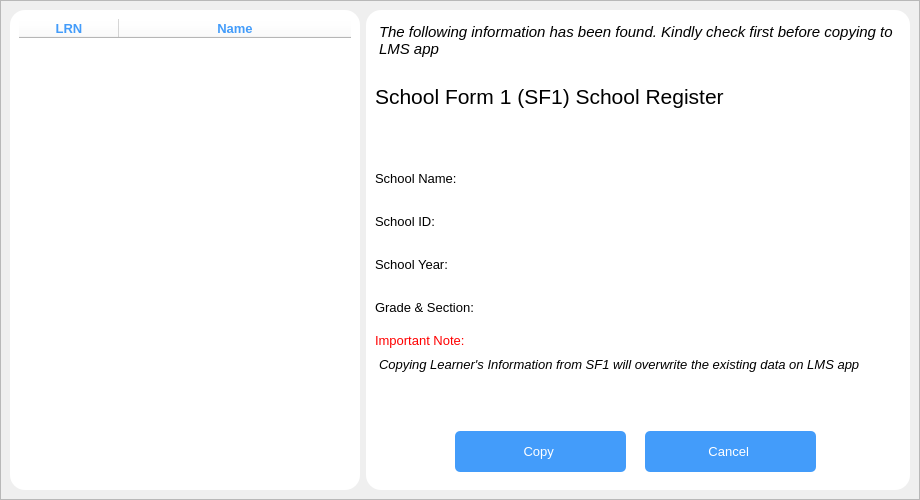
<?xml version="1.0" encoding="UTF-8"?>
<ui version="4.0">
 <class>openFileWindow</class>
 <widget class="QMainWindow" name="openFileWindow">
  <property name="geometry">
   <rect>
    <x>0</x>
    <y>0</y>
    <width>920</width>
    <height>500</height>
   </rect>
  </property>
  <property name="minimumSize">
   <size>
    <width>920</width>
    <height>500</height>
   </size>
  </property>
  <property name="maximumSize">
   <size>
    <width>920</width>
    <height>500</height>
   </size>
  </property>
  <property name="windowTitle">
   <string>MainWindow</string>
  </property>
  <widget class="QWidget" name="centralwidget">
   <layout class="QHBoxLayout" name="horizontalLayout">
    <property name="spacing">
     <number>0</number>
    </property>
    <property name="leftMargin">
     <number>0</number>
    </property>
    <property name="topMargin">
     <number>0</number>
    </property>
    <property name="rightMargin">
     <number>0</number>
    </property>
    <property name="bottomMargin">
     <number>0</number>
    </property>
    <item>
     <widget class="QStackedWidget" name="stackedWidget">
      <property name="currentIndex">
       <number>1</number>
      </property>
      <widget class="QWidget" name="notValidPage">
       <layout class="QHBoxLayout" name="horizontalLayout_2">
        <property name="spacing">
         <number>0</number>
        </property>
        <property name="leftMargin">
         <number>0</number>
        </property>
        <property name="topMargin">
         <number>0</number>
        </property>
        <property name="rightMargin">
         <number>0</number>
        </property>
        <property name="bottomMargin">
         <number>0</number>
        </property>
        <item>
         <widget class="QFrame" name="notValidFrame">
          <property name="styleSheet">
           <string notr="true">QFrame{
	background-color: rgb(255, 255, 255);
    border-radius: 5px;
}</string>
          </property>
          <property name="frameShape">
           <enum>QFrame::StyledPanel</enum>
          </property>
          <property name="frameShadow">
           <enum>QFrame::Raised</enum>
          </property>
          <widget class="QLabel" name="label_2">
           <property name="geometry">
            <rect>
             <x>30</x>
             <y>10</y>
             <width>431</width>
             <height>71</height>
            </rect>
           </property>
           <property name="font">
            <font>
             <family>Segoe UI Semibold</family>
             <pointsize>22</pointsize>
             <weight>75</weight>
             <bold>true</bold>
            </font>
           </property>
           <property name="text">
            <string/>
           </property>
          </widget>
          <widget class="QLabel" name="label_3">
           <property name="geometry">
            <rect>
             <x>40</x>
             <y>30</y>
             <width>101</width>
             <height>81</height>
            </rect>
           </property>
           <property name="text">
            <string/>
           </property>
           <property name="pixmap">
            <pixmap>icons/error.png</pixmap>
           </property>
           <property name="scaledContents">
            <bool>true</bool>
           </property>
          </widget>
          <widget class="QLabel" name="label_4">
           <property name="geometry">
            <rect>
             <x>170</x>
             <y>50</y>
             <width>381</width>
             <height>41</height>
            </rect>
           </property>
           <property name="font">
            <font>
             <family>Segoe UI Semibold</family>
             <pointsize>20</pointsize>
             <weight>75</weight>
             <bold>true</bold>
            </font>
           </property>
           <property name="text">
            <string>Unsupported SF1 format</string>
           </property>
          </widget>
          <widget class="QTextEdit" name="textEdit">
           <property name="geometry">
            <rect>
             <x>70</x>
             <y>140</y>
             <width>831</width>
             <height>241</height>
            </rect>
           </property>
           <property name="html">
            <string>&lt;!DOCTYPE HTML PUBLIC &quot;-//W3C//DTD HTML 4.0//EN&quot; &quot;http://www.w3.org/TR/REC-html40/strict.dtd&quot;&gt;
&lt;html&gt;&lt;head&gt;&lt;meta name=&quot;qrichtext&quot; content=&quot;1&quot; /&gt;&lt;style type=&quot;text/css&quot;&gt;
p, li { white-space: pre-wrap; }
&lt;/style&gt;&lt;/head&gt;&lt;body style=&quot; font-family:'MS Shell Dlg 2'; font-size:7.8pt; font-weight:400; font-style:normal;&quot;&gt;
&lt;p style=&quot; margin-top:0px; margin-bottom:0px; margin-left:0px; margin-right:0px; -qt-block-indent:0; text-indent:0px;&quot;&gt;&lt;span style=&quot; font-size:12pt;&quot;&gt;Sorry, the selected SF1 file is not supported&lt;/span&gt;&lt;/p&gt;
&lt;p style=&quot;-qt-paragraph-type:empty; margin-top:0px; margin-bottom:0px; margin-left:0px; margin-right:0px; -qt-block-indent:0; text-indent:0px;&quot;&gt;&lt;br /&gt;&lt;/p&gt;
&lt;p style=&quot;-qt-paragraph-type:empty; margin-top:0px; margin-bottom:0px; margin-left:0px; margin-right:0px; -qt-block-indent:0; text-indent:0px;&quot;&gt;&lt;br /&gt;&lt;/p&gt;
&lt;p style=&quot; margin-top:0px; margin-bottom:0px; margin-left:0px; margin-right:0px; -qt-block-indent:0; text-indent:0px;&quot;&gt;&lt;span style=&quot; font-size:11pt;&quot;&gt;Possible Reasons:&lt;/span&gt;&lt;/p&gt;
&lt;p style=&quot;-qt-paragraph-type:empty; margin-top:0px; margin-bottom:0px; margin-left:0px; margin-right:0px; -qt-block-indent:0; text-indent:0px; font-size:11pt;&quot;&gt;&lt;br /&gt;&lt;/p&gt;
&lt;p style=&quot; margin-top:0px; margin-bottom:0px; margin-left:0px; margin-right:0px; -qt-block-indent:0; text-indent:0px;&quot;&gt;&lt;span style=&quot; font-size:10pt;&quot;&gt;1. School Form 1 downloaded from DepEd LIS has been updated and the app cannot extract the data from it. &lt;/span&gt;&lt;/p&gt;
&lt;p style=&quot; margin-top:0px; margin-bottom:0px; margin-left:0px; margin-right:0px; -qt-block-indent:0; text-indent:0px;&quot;&gt;&lt;span style=&quot; font-size:10pt;&quot;&gt;2. The selected SF1 file has been modified. &lt;/span&gt;&lt;/p&gt;
&lt;p style=&quot; margin-top:0px; margin-bottom:0px; margin-left:0px; margin-right:0px; -qt-block-indent:0; text-indent:0px;&quot;&gt;&lt;span style=&quot; font-size:10pt;&quot;&gt;3. File is corrupted&lt;/span&gt;&lt;/p&gt;
&lt;p style=&quot;-qt-paragraph-type:empty; margin-top:0px; margin-bottom:0px; margin-left:0px; margin-right:0px; -qt-block-indent:0; text-indent:0px; font-size:10pt;&quot;&gt;&lt;br /&gt;&lt;/p&gt;
&lt;p style=&quot; margin-top:0px; margin-bottom:0px; margin-left:0px; margin-right:0px; -qt-block-indent:0; text-indent:0px;&quot;&gt;&lt;span style=&quot; font-size:10pt;&quot;&gt;(&lt;/span&gt;&lt;span style=&quot; font-size:10pt; font-style:italic;&quot;&gt;If file has been modified, edited or corrupted, try to download new SF1 from DepEd LIS&lt;/span&gt;&lt;span style=&quot; font-size:10pt;&quot;&gt;)&lt;/span&gt;&lt;/p&gt;
&lt;p style=&quot;-qt-paragraph-type:empty; margin-top:0px; margin-bottom:0px; margin-left:0px; margin-right:0px; -qt-block-indent:0; text-indent:0px;&quot;&gt;&lt;br /&gt;&lt;/p&gt;&lt;/body&gt;&lt;/html&gt;</string>
           </property>
          </widget>
          <widget class="QPushButton" name="okBtn">
           <property name="geometry">
            <rect>
             <x>380</x>
             <y>430</y>
             <width>151</width>
             <height>41</height>
            </rect>
           </property>
           <property name="font">
            <font>
             <family>Segoe UI Semibold</family>
             <pointsize>10</pointsize>
             <weight>75</weight>
             <bold>true</bold>
            </font>
           </property>
           <property name="text">
            <string>OK</string>
           </property>
          </widget>
         </widget>
        </item>
       </layout>
      </widget>
      <widget class="QWidget" name="validFrame">
       <layout class="QHBoxLayout" name="horizontalLayout_3">
        <property name="spacing">
         <number>0</number>
        </property>
        <property name="leftMargin">
         <number>0</number>
        </property>
        <property name="topMargin">
         <number>0</number>
        </property>
        <property name="rightMargin">
         <number>0</number>
        </property>
        <property name="bottomMargin">
         <number>0</number>
        </property>
        <item>
         <widget class="QFrame" name="validFrame_2">
          <property name="styleSheet">
           <string notr="true"/>
          </property>
          <property name="frameShape">
           <enum>QFrame::StyledPanel</enum>
          </property>
          <property name="frameShadow">
           <enum>QFrame::Raised</enum>
          </property>
          <layout class="QHBoxLayout" name="horizontalLayout_4">
           <item>
            <widget class="QFrame" name="frame">
             <property name="minimumSize">
              <size>
               <width>350</width>
               <height>0</height>
              </size>
             </property>
             <property name="maximumSize">
              <size>
               <width>350</width>
               <height>16777215</height>
              </size>
             </property>
             <property name="styleSheet">
              <string notr="true">QFrame{
	background-color: rgb(255, 255, 255);
    border-radius: 15px;
}</string>
             </property>
             <property name="frameShape">
              <enum>QFrame::StyledPanel</enum>
             </property>
             <property name="frameShadow">
              <enum>QFrame::Raised</enum>
             </property>
             <layout class="QVBoxLayout" name="verticalLayout">
              <item>
               <widget class="QTableWidget" name="learnerDisplay">
                <property name="styleSheet">
                 <string notr="true">QTableWidget{
border: none;
	background-color: rgb(255, 255, 255);
}
QFrame{
	background-color:  rgb(255, 255, 255);
	border-radius: 15px;
    border: none;
}

QTableView::item:selected  {
	color: rgb(255, 255, 255);
	background-color: rgb(67, 156, 250);
}

</string>
                </property>
                <property name="selectionMode">
                 <enum>QAbstractItemView::SingleSelection</enum>
                </property>
                <property name="selectionBehavior">
                 <enum>QAbstractItemView::SelectRows</enum>
                </property>
                <attribute name="horizontalHeaderStretchLastSection">
                 <bool>true</bool>
                </attribute>
                <attribute name="verticalHeaderVisible">
                 <bool>false</bool>
                </attribute>
                <column>
                 <property name="text">
                  <string>LRN</string>
                 </property>
                 <property name="font">
                  <font>
                   <family>Segoe UI</family>
                   <pointsize>10</pointsize>
                   <weight>75</weight>
                   <bold>true</bold>
                  </font>
                 </property>
                 <property name="foreground">
                  <brush brushstyle="SolidPattern">
                   <color alpha="255">
                    <red>67</red>
                    <green>156</green>
                    <blue>250</blue>
                   </color>
                  </brush>
                 </property>
                </column>
                <column>
                 <property name="text">
                  <string>Name</string>
                 </property>
                 <property name="font">
                  <font>
                   <family>Segoe UI</family>
                   <pointsize>10</pointsize>
                   <weight>75</weight>
                   <bold>true</bold>
                  </font>
                 </property>
                 <property name="foreground">
                  <brush brushstyle="SolidPattern">
                   <color alpha="255">
                    <red>67</red>
                    <green>156</green>
                    <blue>250</blue>
                   </color>
                  </brush>
                 </property>
                </column>
               </widget>
              </item>
             </layout>
            </widget>
           </item>
           <item>
            <widget class="QFrame" name="frame_2">
             <property name="styleSheet">
              <string notr="true">QFrame{
	background-color: rgb(255, 255, 255);
    border-radius: 15px;
}</string>
             </property>
             <property name="frameShape">
              <enum>QFrame::StyledPanel</enum>
             </property>
             <property name="frameShadow">
              <enum>QFrame::Raised</enum>
             </property>
             <layout class="QVBoxLayout" name="verticalLayout_2">
              <property name="spacing">
               <number>3</number>
              </property>
              <item>
               <widget class="QTextBrowser" name="textBrowser">
                <property name="minimumSize">
                 <size>
                  <width>0</width>
                  <height>55</height>
                 </size>
                </property>
                <property name="maximumSize">
                 <size>
                  <width>16777215</width>
                  <height>55</height>
                 </size>
                </property>
                <property name="html">
                 <string>&lt;!DOCTYPE HTML PUBLIC &quot;-//W3C//DTD HTML 4.0//EN&quot; &quot;http://www.w3.org/TR/REC-html40/strict.dtd&quot;&gt;
&lt;html&gt;&lt;head&gt;&lt;meta name=&quot;qrichtext&quot; content=&quot;1&quot; /&gt;&lt;style type=&quot;text/css&quot;&gt;
p, li { white-space: pre-wrap; }
&lt;/style&gt;&lt;/head&gt;&lt;body style=&quot; font-family:'MS Shell Dlg 2'; font-size:7.8pt; font-weight:400; font-style:normal;&quot;&gt;
&lt;p style=&quot; margin-top:0px; margin-bottom:0px; margin-left:0px; margin-right:0px; -qt-block-indent:0; text-indent:0px;&quot;&gt;&lt;span style=&quot; font-size:11pt; font-style:italic;&quot;&gt;The following information has been found. Kindly check first before copying to LMS app&lt;/span&gt;&lt;/p&gt;&lt;/body&gt;&lt;/html&gt;</string>
                </property>
               </widget>
              </item>
              <item>
               <widget class="QLabel" name="label">
                <property name="font">
                 <font>
                  <family>Microsoft Sans Serif</family>
                  <pointsize>16</pointsize>
                  <weight>50</weight>
                  <bold>false</bold>
                 </font>
                </property>
                <property name="text">
                 <string>School Form 1 (SF1) School Register</string>
                </property>
               </widget>
              </item>
              <item>
               <widget class="QLabel" name="department">
                <property name="font">
                 <font>
                  <family>Microsoft Sans Serif</family>
                  <pointsize>16</pointsize>
                  <weight>50</weight>
                  <bold>false</bold>
                 </font>
                </property>
                <property name="text">
                 <string>&lt;Department&gt;</string>
                </property>
               </widget>
              </item>
              <item>
               <widget class="QLabel" name="schoolName">
                <property name="minimumSize">
                 <size>
                  <width>0</width>
                  <height>40</height>
                 </size>
                </property>
                <property name="maximumSize">
                 <size>
                  <width>16777215</width>
                  <height>40</height>
                 </size>
                </property>
                <property name="font">
                 <font>
                  <family>Microsoft Sans Serif</family>
                  <pointsize>10</pointsize>
                 </font>
                </property>
                <property name="text">
                 <string>School Name:</string>
                </property>
               </widget>
              </item>
              <item>
               <widget class="QLabel" name="schoolID">
                <property name="minimumSize">
                 <size>
                  <width>0</width>
                  <height>40</height>
                 </size>
                </property>
                <property name="maximumSize">
                 <size>
                  <width>16777215</width>
                  <height>40</height>
                 </size>
                </property>
                <property name="font">
                 <font>
                  <family>Microsoft Sans Serif</family>
                  <pointsize>10</pointsize>
                 </font>
                </property>
                <property name="text">
                 <string>School ID:</string>
                </property>
               </widget>
              </item>
              <item>
               <widget class="QLabel" name="schoolYear">
                <property name="minimumSize">
                 <size>
                  <width>0</width>
                  <height>40</height>
                 </size>
                </property>
                <property name="maximumSize">
                 <size>
                  <width>16777215</width>
                  <height>40</height>
                 </size>
                </property>
                <property name="font">
                 <font>
                  <family>Microsoft Sans Serif</family>
                  <pointsize>10</pointsize>
                 </font>
                </property>
                <property name="text">
                 <string>School Year:</string>
                </property>
               </widget>
              </item>
              <item>
               <widget class="QLabel" name="gradeSection">
                <property name="minimumSize">
                 <size>
                  <width>0</width>
                  <height>40</height>
                 </size>
                </property>
                <property name="maximumSize">
                 <size>
                  <width>16777215</width>
                  <height>40</height>
                 </size>
                </property>
                <property name="font">
                 <font>
                  <family>Microsoft Sans Serif</family>
                  <pointsize>10</pointsize>
                 </font>
                </property>
                <property name="text">
                 <string>Grade &amp; Section:</string>
                </property>
               </widget>
              </item>
              <item>
               <widget class="QLabel" name="label_6">
                <property name="minimumSize">
                 <size>
                  <width>0</width>
                  <height>20</height>
                 </size>
                </property>
                <property name="maximumSize">
                 <size>
                  <width>16777215</width>
                  <height>20</height>
                 </size>
                </property>
                <property name="font">
                 <font>
                  <family>Microsoft Sans Serif</family>
                  <pointsize>10</pointsize>
                 </font>
                </property>
                <property name="styleSheet">
                 <string notr="true">QLabel{
	color: rgb(255, 0, 0);
}</string>
                </property>
                <property name="text">
                 <string>Important Note:</string>
                </property>
               </widget>
              </item>
              <item>
               <widget class="QTextBrowser" name="textBrowser_2">
                <property name="minimumSize">
                 <size>
                  <width>0</width>
                  <height>55</height>
                 </size>
                </property>
                <property name="maximumSize">
                 <size>
                  <width>16777215</width>
                  <height>55</height>
                 </size>
                </property>
                <property name="html">
                 <string>&lt;!DOCTYPE HTML PUBLIC &quot;-//W3C//DTD HTML 4.0//EN&quot; &quot;http://www.w3.org/TR/REC-html40/strict.dtd&quot;&gt;
&lt;html&gt;&lt;head&gt;&lt;meta name=&quot;qrichtext&quot; content=&quot;1&quot; /&gt;&lt;style type=&quot;text/css&quot;&gt;
p, li { white-space: pre-wrap; }
&lt;/style&gt;&lt;/head&gt;&lt;body style=&quot; font-family:'MS Shell Dlg 2'; font-size:7.8pt; font-weight:400; font-style:normal;&quot;&gt;
&lt;p style=&quot; margin-top:0px; margin-bottom:0px; margin-left:0px; margin-right:0px; -qt-block-indent:0; text-indent:0px;&quot;&gt;&lt;span style=&quot; font-size:10pt; font-style:italic;&quot;&gt;Copying Learner's Information from SF1 will overwrite the existing data on LMS app&lt;/span&gt;&lt;/p&gt;&lt;/body&gt;&lt;/html&gt;</string>
                </property>
               </widget>
              </item>
              <item>
               <widget class="QFrame" name="frame_3">
                <property name="minimumSize">
                 <size>
                  <width>0</width>
                  <height>70</height>
                 </size>
                </property>
                <property name="maximumSize">
                 <size>
                  <width>16777215</width>
                  <height>70</height>
                 </size>
                </property>
                <property name="frameShape">
                 <enum>QFrame::StyledPanel</enum>
                </property>
                <property name="frameShadow">
                 <enum>QFrame::Raised</enum>
                </property>
                <widget class="QPushButton" name="copyBtn">
                 <property name="geometry">
                  <rect>
                   <x>80</x>
                   <y>20</y>
                   <width>171</width>
                   <height>41</height>
                  </rect>
                 </property>
                 <property name="font">
                  <font>
                   <pointsize>10</pointsize>
                  </font>
                 </property>
                 <property name="styleSheet">
                  <string notr="true">QPushButton{
	background-color: rgb(67, 156, 250);
	color: rgb(255, 255, 255);
	border-radius: 5px;
}

QPushButton:focus{
background-color: rgb(255, 255, 255);
color: rgb(67, 156, 250);
border-radius: 5px;
border: 2px solid rgb(67, 156, 250)
}</string>
                 </property>
                 <property name="text">
                  <string>Copy </string>
                 </property>
                </widget>
                <widget class="QPushButton" name="cancelBtn">
                 <property name="geometry">
                  <rect>
                   <x>270</x>
                   <y>20</y>
                   <width>171</width>
                   <height>41</height>
                  </rect>
                 </property>
                 <property name="font">
                  <font>
                   <pointsize>10</pointsize>
                  </font>
                 </property>
                 <property name="styleSheet">
                  <string notr="true">QPushButton{
	background-color: rgb(67, 156, 250);
	color: rgb(255, 255, 255);
	border-radius: 5px;
}

QPushButton:focus{
background-color: rgb(255, 255, 255);
color: rgb(67, 156, 250);
border-radius: 5px;
border: 2px solid rgb(67, 156, 250)
}</string>
                 </property>
                 <property name="text">
                  <string>Cancel </string>
                 </property>
                </widget>
               </widget>
              </item>
             </layout>
            </widget>
           </item>
          </layout>
         </widget>
        </item>
       </layout>
      </widget>
     </widget>
    </item>
   </layout>
  </widget>
 </widget>
 <resources/>
 <connections/>
</ui>
